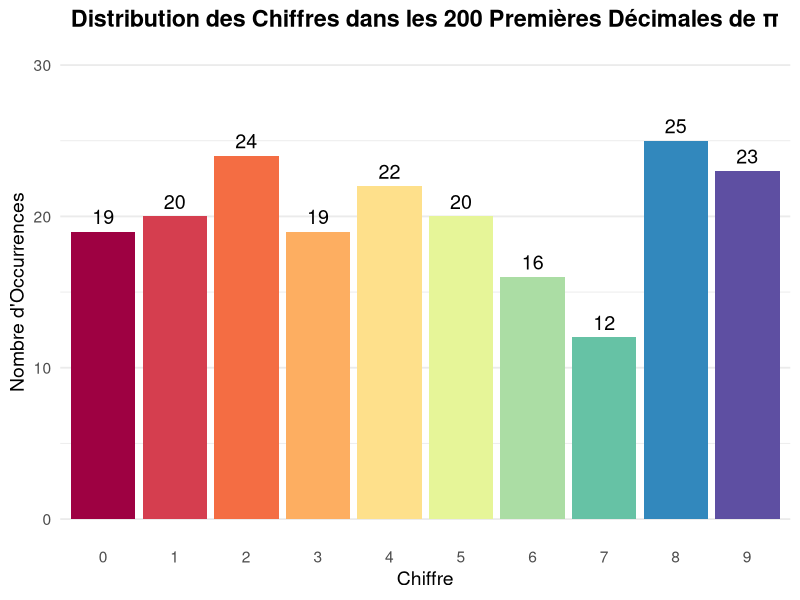
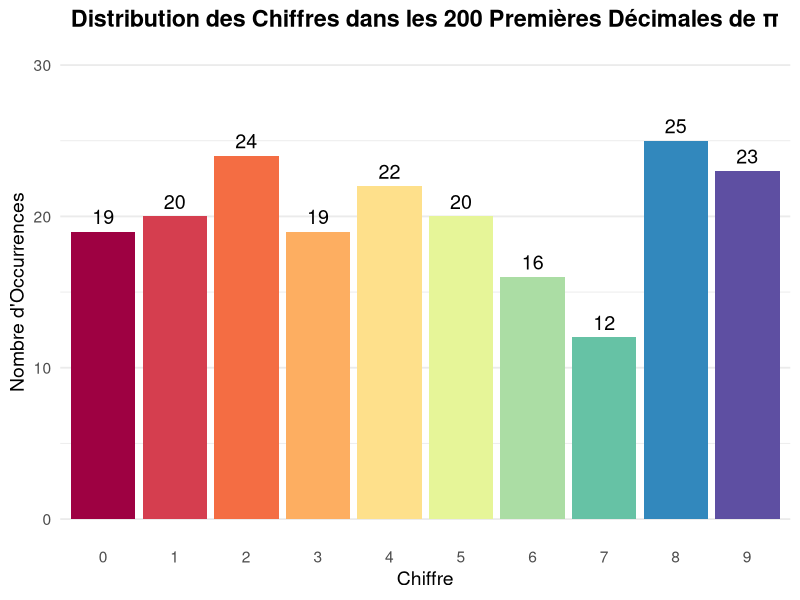

These figures' R source, in order:
# ============================================================================
# Script de Test - Comptage des Décimales de π
# ============================================================================
# Ce script vérifie que les comptages de chiffres sont corrects

# Décimales de π (200 premières)
pi_decimals <- "14159265358979323846264338327950288419716939937510582097494459230781640628620899862803482534211706798214808651328230664709384460955058223172535940812848111745028410270193852110555964462294895493038196"

# Fonction pour compter un chiffre
count_digit <- function(digit, decimals = pi_decimals) {
  sum(strsplit(decimals, "")[[1]] == as.character(digit))
}

# Comptages attendus (fournis par l'utilisateur)
expected_counts <- c(
  "0" = 19,
  "1" = 20,
  "2" = 24,
  "3" = 19,
  "4" = 22,
  "5" = 20,
  "6" = 16,
  "7" = 12,
  "8" = 25,
  "9" = 23
)

# Vérification
cat("=== Vérification des Comptages de π ===\n\n")
cat("Décimales :", pi_decimals, "\n\n")
cat("Longueur totale :", nchar(pi_decimals), "caractères\n\n")

all_correct <- TRUE

for (digit in 0:9) {
  actual_count <- count_digit(digit)
  expected_count <- expected_counts[as.character(digit)]
  
  is_correct <- (actual_count == expected_count)
  symbol <- ifelse(is_correct, "✓", "✗")
  
  cat(sprintf("%s Chiffre %d : %2d occurrences (attendu: %2d) %s\n", 
              symbol, digit, actual_count, expected_count,
              ifelse(is_correct, "", "❌ ERREUR")))
  
  if (!is_correct) {
    all_correct <- FALSE
  }
}

cat("\n")
cat("Total des occurrences :", sum(sapply(0:9, count_digit)), "\n")
cat("Somme des attendus :", sum(expected_counts), "\n\n")

if (all_correct) {
  cat("✅ TOUS LES COMPTAGES SONT CORRECTS !\n")
} else {
  cat("❌ CERTAINS COMPTAGES SONT INCORRECTS !\n")
  cat("   Vérifiez les décimales de π.\n")
}

# Afficher la distribution sous forme de graphique (si ggplot2 est disponible)
if (require("ggplot2", quietly = TRUE)) {
  cat("\n=== Génération du Graphique ===\n")
  
  counts_df <- data.frame(
    Chiffre = factor(0:9),
    Occurrences = sapply(0:9, count_digit)
  )
  
  p <- ggplot(counts_df, aes(x = Chiffre, y = Occurrences, fill = Chiffre)) +
    geom_bar(stat = "identity", show.legend = FALSE) +
    geom_text(aes(label = Occurrences), vjust = -0.5, size = 5) +
    scale_fill_brewer(palette = "Spectral") +
    labs(
      title = "Distribution des Chiffres dans les 200 Premières Décimales de π",
      x = "Chiffre",
      y = "Nombre d'Occurrences"
    ) +
    theme_minimal(base_size = 14) +
    theme(
      plot.title = element_text(hjust = 0.5, face = "bold"),
      panel.grid.major.x = element_blank()
    ) +
    ylim(0, 30)
  
  print(p)
  
  # Sauvegarder le graphique
  ggsave("distribution_pi_decimales.png", p, width = 10, height = 6, dpi = 300)
  cat("Graphique sauvegardé : distribution_pi_decimales.png\n")
} else {
  cat("\nℹ️  Installez ggplot2 pour générer le graphique : install.packages('ggplot2')\n")
}

# Test de randomisation
cat("\n=== Test de Randomisation ===\n")
set.seed(NULL)  # Assurer la vraie randomisation
random_digits <- sample(0:9, 20, replace = TRUE)
cat("20 chiffres aléatoires générés :", paste(random_digits, collapse = ", "), "\n")
cat("Distribution :", table(random_digits), "\n")

# Résumé statistique
cat("\n=== Statistiques ===\n")
cat(sprintf("Moyenne : %.2f occurrences par chiffre\n", mean(sapply(0:9, count_digit))))
cat(sprintf("Médiane : %.2f\n", median(sapply(0:9, count_digit))))
cat(sprintf("Écart-type : %.2f\n", sd(sapply(0:9, count_digit))))
cat(sprintf("Min : %d (chiffre %s)\n", 
            min(sapply(0:9, count_digit)),
            paste(which(sapply(0:9, count_digit) == min(sapply(0:9, count_digit))) - 1, collapse = ", ")))
cat(sprintf("Max : %d (chiffre %s)\n", 
            max(sapply(0:9, count_digit)),
            paste(which(sapply(0:9, count_digit) == max(sapply(0:9, count_digit))) - 1, collapse = ", ")))

cat("\n✅ Test terminé !\n")
